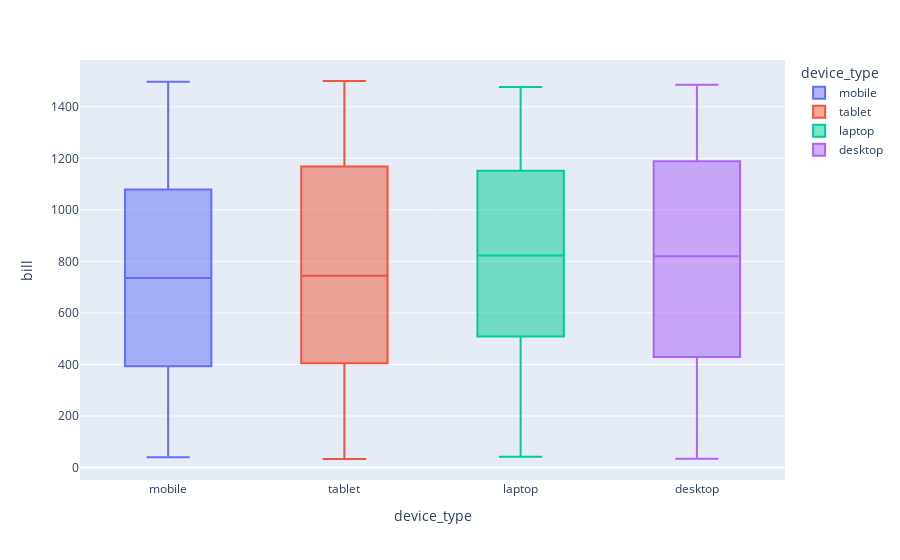

The notebook cell saved with this chart:
### Code cell
fig = px.box(DataFrame, x="device_type", y="bill", color = "device_type")
fig.show()

### Figure 1 — Plotly figure (JSON) as saved in the notebook; plotly's stock layout.template omitted (floating-point values rounded to 4 significant figures; data arrays with more than 128 entries replaced by an {"elided": "..."} marker saying what was removed)
{"data": [{"alignmentgroup": "True", "hovertemplate": "device_type=%{x}<br>bill=%{y}<extra></extra>", "legendgroup": "mobile", "marker": {"color": "#636efa"}, "name": "mobile", "notched": false, "offsetgroup": "mobile", "orientation": "v", "showlegend": true, "type": "box", "x": {"elided": "235 str values"}, "x0": " ", "xaxis": "x", "y": {"elided": "235 int values"}, "y0": " ", "yaxis": "y"}, {"alignmentgroup": "True", "hovertemplate": "device_type=%{x}<br>bill=%{y}<extra></extra>", "legendgroup": "tablet", "marker": {"color": "#EF553B"}, "name": "tablet", "notched": false, "offsetgroup": "tablet", "orientation": "v", "showlegend": true, "type": "box", "x": {"elided": "238 str values"}, "x0": " ", "xaxis": "x", "y": {"elided": "238 int values"}, "y0": " ", "yaxis": "y"}, {"alignmentgroup": "True", "hovertemplate": "device_type=%{x}<br>bill=%{y}<extra></extra>", "legendgroup": "laptop", "marker": {"color": "#00cc96"}, "name": "laptop", "notched": false, "offsetgroup": "laptop", "orientation": "v", "showlegend": true, "type": "box", "x": {"elided": "221 str values"}, "x0": " ", "xaxis": "x", "y": {"elided": "221 int values"}, "y0": " ", "yaxis": "y"}, {"alignmentgroup": "True", "hovertemplate": "device_type=%{x}<br>bill=%{y}<extra></extra>", "legendgroup": "desktop", "marker": {"color": "#ab63fa"}, "name": "desktop", "notched": false, "offsetgroup": "desktop", "orientation": "v", "showlegend": true, "type": "box", "x": {"elided": "221 str values"}, "x0": " ", "xaxis": "x", "y": {"elided": "221 int values"}, "y0": " ", "yaxis": "y"}], "layout": {"autosize": true, "boxmode": "overlay", "legend": {"title": {"text": "device_type"}, "tracegroupgap": 0}, "margin": {"t": 60}, "xaxis": {"anchor": "y", "autorange": true, "categoryarray": ["mobile", "tablet", "laptop", "desktop"], "categoryorder": "array", "domain": [0, 1], "range": [-0.5, 3.5], "title": {"text": "device_type"}, "type": "category"}, "yaxis": {"anchor": "x", "autorange": true, "domain": [0, 1], "range": [-48.5, 1582.0], "title": {"text": "bill"}, "type": "linear"}}}
